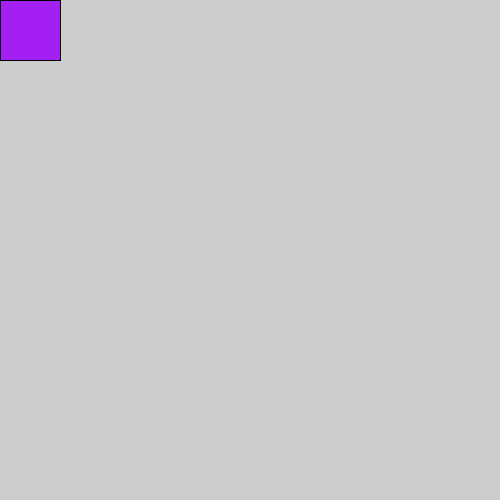
Frame 1 (no input)
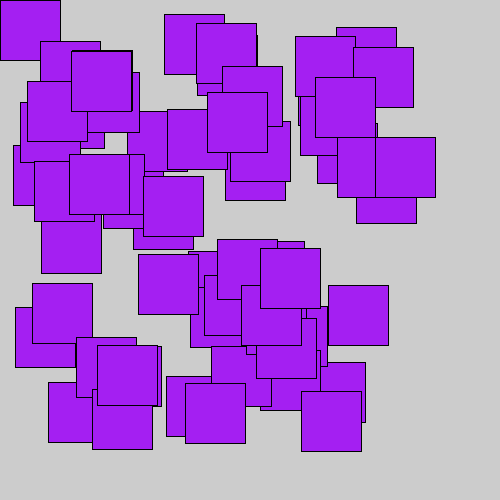
Frame 60 (the mouse pressed at the canvas centre just before this capture)
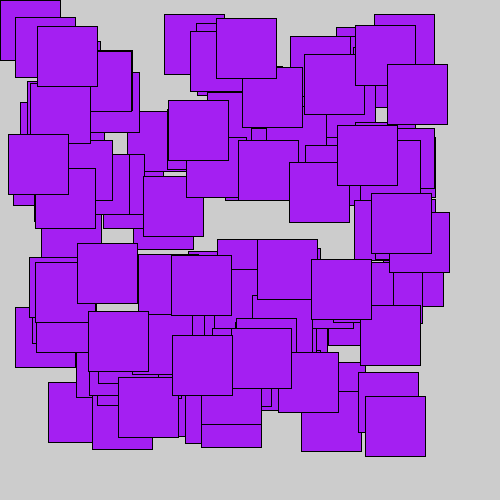
Frame 120 (the mouse held since frame 60 and released just before this capture)

The Processing sketch that drew these frames (run headless with seeded random() and noise(); from frame 60 on, the mouse is pressed at the canvas centre):

// Processing sketch: processing_106564
// ── processing_106564.pde

int x;
int y;
target o1 = new target();
void setup(){
  size(500,500);
}

void draw(){
o1.display();
o1.move();
}
class target{
float xtar;
float ytar;
float a = random(0,255);
float b = random(0,120);
float c = random(0,255);

target(){
  //xtar = x;
 // ytar = y;
  }

void display(){
smooth();
fill(a,b,c);
rect(xtar, ytar, 60,60);
}

void move(){
  xtar = random(5,400);
  ytar = random(5,400);
  if(xtar < 450){
    xtar = xtar + 3;
  }
  if(ytar < 450){
    ytar = ytar + 3;
  }
}

}
